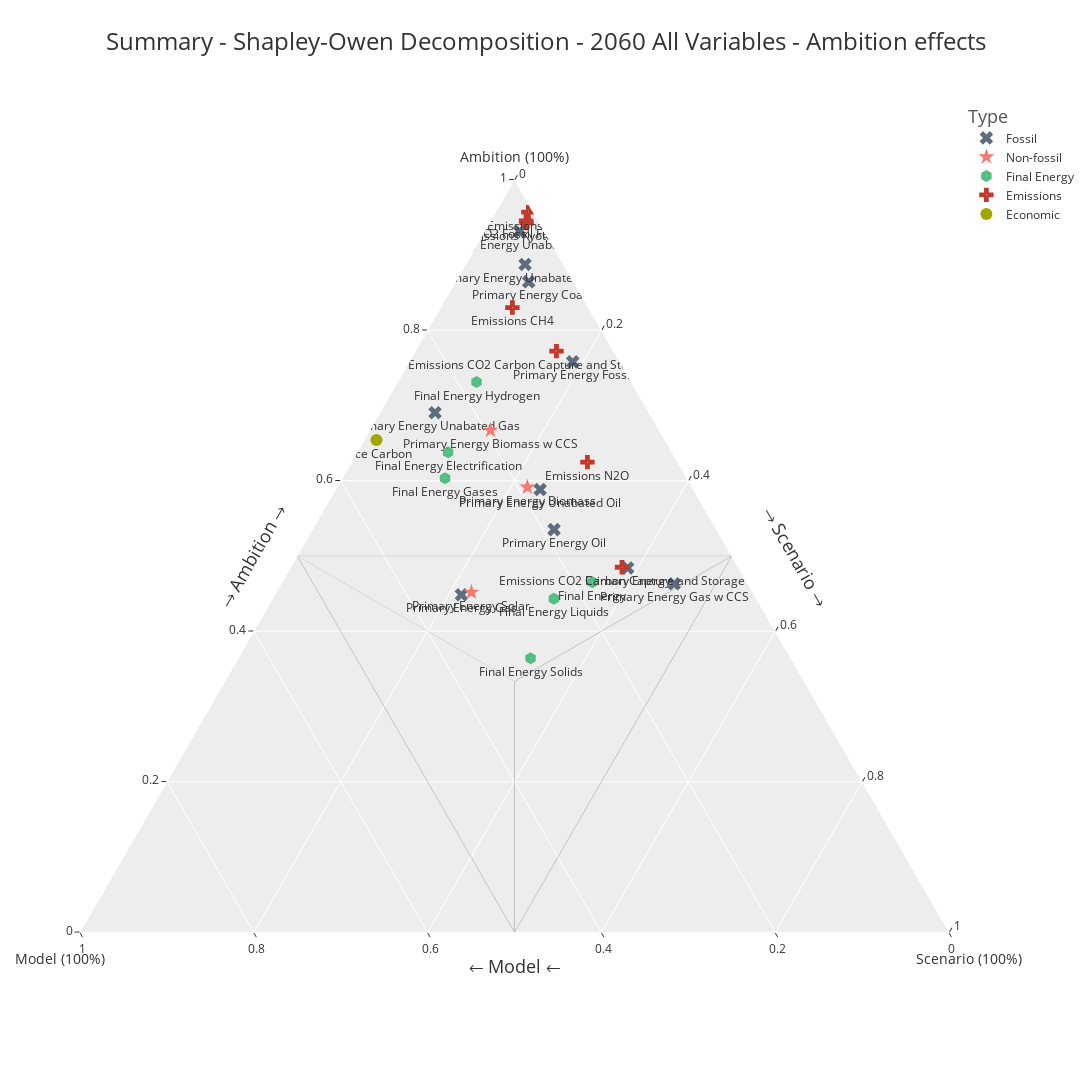

The notebook cell saved with this chart:
### Code cell
# Figure 13: Ternary Plot for all variables 2060, focus on Ambition - full version with all the labels

# -----------
# Setup the style parameters
# -----------
sns.set()
sns.set_style("white")
plt.rcParams['figure.dpi']= 100
plt.rcParams['figure.figsize'] = (20,6)
plt.rc("savefig", dpi=150)
plt.rc("font", size=14)

# -----------
# Choose columns to plot and filter the data accordingly
# -----------
cols = [ 
    'Variable',
    'Year',
    'R2_Amb_Shapley_norm',
    'R2_Mod_Shapley_norm',
    'R2_Scen_Shapley_norm',
    'Type'
    ]

data = df_all[cols]

# -----------
# Filter the data to show only the needed data points that highlight the Ambition effects dominance
# -----------
data = data.query('Year == 2060 and R2_Amb_Shapley_norm >= 0.3 and R2_Scen_Shapley_norm < 0.5 and R2_Mod_Shapley_norm < 0.5')\
            .query('Variable != "Primary Energy Non Biomass Renewables"')\

# -----------
# Plot the data
# -----------
fig = px.scatter_ternary(data.query('Year ==2060'), 
    a="R2_Amb_Shapley_norm", 
    b="R2_Mod_Shapley_norm", 
    c="R2_Scen_Shapley_norm",
    symbol="Type",
    color='Type',
    template="ggplot2",
    symbol_map={"Emissions":"cross-dot", 'Final Energy':'hexagon-dot',"Fossil":"x","Non-fossil":"star-dot","Land":"square-x"},
    color_discrete_map={"Emissions":"#C0392B", "Non-Fossil":"#F4D03F", 'Final Energy':'#52BE80',"Fossil":"#5D6D7E","Land":"LightSkyBlue"},
    labels={"R2_Amb_Shapley_norm": "Ambition (100%)",
            "R2_Mod_Shapley_norm": "Model (100%)",
            "R2_Scen_Shapley_norm": "Scenario (100%)"},
    title="Summary - Shapley-Owen Decomposition - 2060 All Variables - Ambition effects",
    text=['' if x == '' else x for x in data['Variable']],
    hover_name='Variable',
    animation_frame='Year',
    width=1200,
    height=1200
    )

# Lines connecting mid-point of each axis to mid-point of the plot
fig.add_trace(
    go.Scatterternary(a=[0.5, 0.5,0.5, 0.5,0, 0.5],
                      b=[0.5, 0.5,0, 0.5,0.5, 0.5],
                      c=[0, 0.5,0.5, 0.5,0.5, 0.5],
                      mode='lines',
                      marker=dict(color='black'),
                      line=dict(width=0.1),
                      showlegend=False,
                      )
                )

# Lines connecting mid-points of all axes together
fig.add_trace(
    go.Scatterternary(a=[0.5, 0,0.5, 0.5,0, 0.5],
                      b=[0, 0.5,0, 0.5,0.5, 0.5],
                      c=[0.5, 0.5,0.5, 0,0.5, 0],
                      mode='lines',
                      marker=dict(color='black'),
                      line=dict(width=0.1),
                      showlegend=False,
                      
                      )
                )

fig.update_traces(
    marker=dict(
        size=12),
    textposition='bottom center')

# Add annotations and visual elements
fig.update_layout(
    legend_title="Type",
    legend_title_font_color="#545454",
    legend_title_font_size=18,
    title_font_size=24,
    annotations=[
        dict(
            x=0.87,
            y=0.5,
            xref="paper",
            yref="paper",
            text="\u2192 Scenario \u2192",
            showarrow=False,
            font=dict(
                size=18,
            ),
            textangle=60
        ),
        dict(
            x=0.5,
            y=0.035,
            xref="paper",
            yref="paper",
            text="\u2190 Model \u2190",
            showarrow=False,
            font=dict(
                size=18,
            ),
            textangle=0
        ),
        dict(
            x=0.15,
            y=0.5,
            xref="paper",
            yref="paper",
            text="\u2192 Ambition \u2192",
            showarrow=False,
            font=dict(
                size=18,
            ),
            textangle=-60
        )

    ]
)

fig.show()

# Save the plot
fig.write_image("Figure_13_Ternary_Plot_2060_full_labels_Ambition_Effects.png")

### Figure 1 — Plotly figure (JSON) as saved in the notebook; plotly's stock layout.template omitted (floating-point values rounded to 4 significant figures)
{"data": [{"a": [0.4841, 0.7579, 0.8874, 0.8644, 0.9314, 0.5351, 0.5883, 0.4485, 0.463, 0.6904], "b": [0.1278, 0.05405, 0.04415, 0.05149, 0.02867, 0.1869, 0.1763, 0.3369, 0.08472, 0.2463], "c": [0.3882, 0.188, 0.06848, 0.08415, 0.03994, 0.278, 0.2354, 0.2147, 0.4523, 0.06338], "hovertemplate": "<b>%{hovertext}</b><br><br>Type=Fossil<br>Year=2060<br>Ambition (100%)=%{a}<br>Model (100%)=%{b}<br>Scenario (100%)=%{c}<br>text=%{text}<extra></extra>", "hovertext": ["Primary Energy", "Primary Energy Fossil", "Primary Energy Unabated Fossil", "Primary Energy Coal", "Primary Energy Unabated Coal", "Primary Energy Oil", "Primary Energy Unabated Oil", "Primary Energy Gas", "Primary Energy Gas w CCS", "Primary Energy Unabated Gas"], "legendgroup": "Fossil", "marker": {"color": "#5D6D7E", "size": 12, "symbol": "x"}, "mode": "markers+text", "name": "Fossil", "showlegend": true, "subplot": "ternary", "text": ["Primary Energy", "Primary Energy Fossil", "Primary Energy Unabated Fossil", "Primary Energy Coal", "Primary Energy Unabated Coal", "Primary Energy Oil", "Primary Energy Unabated Oil", "Primary Energy Gas", "Primary Energy Gas w CCS", "Primary Energy Unabated Gas"], "textposition": "bottom center", "type": "scatterternary"}, {"a": [0.4518, 0.5914, 0.667], "b": [0.3237, 0.1895, 0.1941], "c": [0.2245, 0.219, 0.1389], "hovertemplate": "<b>%{hovertext}</b><br><br>Type=Non-fossil<br>Year=2060<br>Ambition (100%)=%{a}<br>Model (100%)=%{b}<br>Scenario (100%)=%{c}<br>text=%{text}<extra></extra>", "hovertext": ["Primary Energy Solar", "Primary Energy Biomass", "Primary Energy Biomass w CCS"], "legendgroup": "Non-fossil", "marker": {"color": "#F8766D", "size": 12, "symbol": "star-dot"}, "mode": "markers+text", "name": "Non-fossil", "showlegend": true, "subplot": "ternary", "text": ["Primary Energy Solar", "Primary Energy Biomass", "Primary Energy Biomass w CCS"], "textposition": "bottom center", "type": "scatterternary"}, {"a": [0.4651, 0.6034, 0.4431, 0.364, 0.7312, 0.6378], "b": [0.1778, 0.2782, 0.2331, 0.2996, 0.1781, 0.2575], "c": [0.3571, 0.1184, 0.3238, 0.3364, 0.09074, 0.1047], "hovertemplate": "<b>%{hovertext}</b><br><br>Type=Final Energy<br>Year=2060<br>Ambition (100%)=%{a}<br>Model (100%)=%{b}<br>Scenario (100%)=%{c}<br>text=%{text}<extra></extra>", "hovertext": ["Final Energy", "Final Energy Gases", "Final Energy Liquids", "Final Energy Solids", "Final Energy Hydrogen", "Final Energy Electrification"], "legendgroup": "Final Energy", "marker": {"color": "#52BE80", "size": 12, "symbol": "hexagon-dot"}, "mode": "markers+text", "name": "Final Energy", "showlegend": true, "subplot": "ternary", "text": ["Final Energy", "Final Energy Gases", "Final Energy Liquids", "Final Energy Solids", "Final Energy Hydrogen", "Final Energy Electrification"], "textposition": "bottom center", "type": "scatterternary"}, {"a": [0.9569, 0.8301, 0.6247, 0.9426, 0.4851, 0.7722, 0.9454], "b": [0.005522, 0.08738, 0.1037, 0.0149, 0.1338, 0.06558, 0.01401], "c": [0.03753, 0.0825, 0.2716, 0.04254, 0.3812, 0.1622, 0.04062], "hovertemplate": "<b>%{hovertext}</b><br><br>Type=Emissions<br>Year=2060<br>Ambition (100%)=%{a}<br>Model (100%)=%{b}<br>Scenario (100%)=%{c}<br>text=%{text}<extra></extra>", "hovertext": ["Emissions CO2", "Emissions CH4", "Emissions N2O", "Emissions Kyoto Gases", "Emissions CO2 Carbon Capture and Storage", "Emissions CO2 Carbon Capture and Storage Biomass", "Emissions CO2 Fossil Fuels and Industry"], "legendgroup": "Emissions", "marker": {"color": "#C0392B", "size": 12, "symbol": "cross-dot"}, "mode": "markers+text", "name": "Emissions", "showlegend": true, "subplot": "ternary", "text": ["Emissions CO2", "Emissions CH4", "Emissions N2O", "Emissions Kyoto Gases", "Emissions CO2 Carbon Capture and Storage", "Emissions CO2 Carbon Capture and Storage Biomass", "Emissions CO2 Fossil Fuels and Industry"], "textposition": "bottom center", "type": "scatterternary"}, {"a": [0.654], "b": [0.3319], "c": [0.01411], "hovertemplate": "<b>%{hovertext}</b><br><br>Type=Economic<br>Year=2060<br>Ambition (100%)=%{a}<br>Model (100%)=%{b}<br>Scenario (100%)=%{c}<br>text=%{text}<extra></extra>", "hovertext": ["Price Carbon"], "legendgroup": "Economic", "marker": {"color": "#A3A500", "size": 12, "symbol": "circle"}, "mode": "markers+text", "name": "Economic", "showlegend": true, "subplot": "ternary", "text": ["Price Carbon"], "textposition": "bottom center", "type": "scatterternary"}, {"a": [0.5, 0.5, 0.5, 0.5, 0, 0.5], "b": [0.5, 0.5, 0, 0.5, 0.5, 0.5], "c": [0, 0.5, 0.5, 0.5, 0.5, 0.5], "line": {"width": 0.1}, "marker": {"color": "black", "size": 12}, "mode": "lines", "showlegend": false, "textposition": "bottom center", "type": "scatterternary"}, {"a": [0.5, 0, 0.5, 0.5, 0, 0.5], "b": [0, 0.5, 0, 0.5, 0.5, 0.5], "c": [0.5, 0.5, 0.5, 0, 0.5, 0], "line": {"width": 0.1}, "marker": {"color": "black", "size": 12}, "mode": "lines", "showlegend": false, "textposition": "bottom center", "type": "scatterternary"}], "layout": {"annotations": [{"font": {"size": 18}, "showarrow": false, "text": "→ Scenario →", "textangle": 60, "x": 0.87, "xref": "paper", "y": 0.5, "yref": "paper"}, {"font": {"size": 18}, "showarrow": false, "text": "← Model ←", "textangle": 0, "x": 0.5, "xref": "paper", "y": 0.035, "yref": "paper"}, {"font": {"size": 18}, "showarrow": false, "text": "→ Ambition →", "textangle": -60, "x": 0.15, "xref": "paper", "y": 0.5, "yref": "paper"}], "height": 1200, "legend": {"title": {"font": {"color": "#545454", "size": 18}, "text": "Type"}, "tracegroupgap": 0}, "ternary": {"aaxis": {"title": {"text": "Ambition (100%)"}}, "baxis": {"title": {"text": "Model (100%)"}}, "caxis": {"title": {"text": "Scenario (100%)"}}, "domain": {"x": [0, 1], "y": [0, 1]}}, "title": {"font": {"size": 24}, "text": "Summary - Shapley-Owen Decomposition - 2060 All Variables - Ambition effects"}, "width": 1200}}
